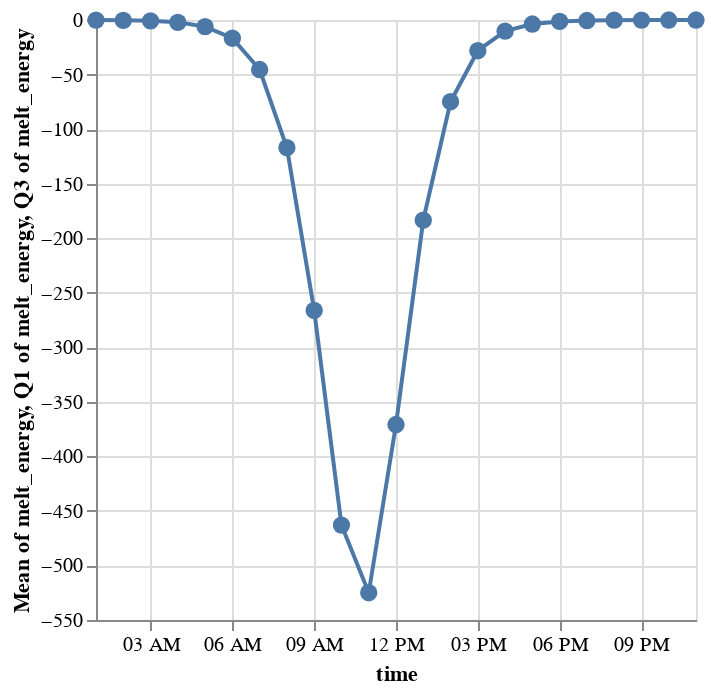

The notebook cell this image was saved under:
### Code cell
src1 = src1_sigmoided.diff('time').to_dataframe().dropna().reset_index().dropna()
mm_hr = src1.surface
snowmelt_m_per_s = mm_hr / (60*60)
snow_density = 430 * units("kg/m^3")
specific_heat_of_fusion = 334 * units("kJ/kg")

melt_energy = (   
    (
        snowmelt_m_per_s.values * units("m^3/s") * snow_density * specific_heat_of_fusion
    ) / (1*units("m^2"))
).to("W/m^2")
src1['melt_energy'] = melt_energy.magnitude

alt.Chart(src1).mark_circle(size=75).encode(
    alt.X('time:T'),
    alt.Y('mean(melt_energy):Q')
)+ alt.Chart(src1).mark_rule(color='#1f77b4').encode(
    alt.X('time:T'),
    alt.Y('q1(melt_energy):Q'),
    alt.Y2('q3(melt_energy):Q')
) + alt.Chart(src1).mark_line().encode(
    alt.X('time:T'),
    alt.Y('mean(melt_energy):Q')
)

### Figure 1 — Vega-Lite specification as saved in the notebook (floating-point values rounded to 4 significant figures)
{"config": {"view": {"continuousWidth": 300, "continuousHeight": 300}}, "layer": [{"mark": {"type": "circle", "size": 75}, "encoding": {"x": {"field": "time", "type": "temporal"}, "y": {"aggregate": "mean", "field": "melt_energy", "type": "quantitative"}}}, {"mark": {"type": "rule", "color": "#1f77b4"}, "encoding": {"x": {"field": "time", "type": "temporal"}, "y": {"aggregate": "q1", "field": "melt_energy", "type": "quantitative"}, "y2": {"aggregate": "q3", "field": "melt_energy"}}}, {"mark": {"type": "line"}, "encoding": {"x": {"field": "time", "type": "temporal"}, "y": {"aggregate": "mean", "field": "melt_energy", "type": "quantitative"}}}], "data": {"name": "data-2111ec367e85c10eaf840a73b4f6ac9d"}, "$schema": "https://vega.github.io/schema/vega-lite/v5.20.1.json", "datasets": {"data-2111ec367e85c10eaf840a73b4f6ac9d": [{"time": "2023-05-17T01:00:00", "y": -8, "x": 14.5, "surface": -2.485e-06, "melt_energy": -0.09915}, {"time": "2023-05-17T02:00:00", "y": -8, "x": 14.5, "surface": -6.952e-06, "melt_energy": -0.2773}, {"time": "2023-05-17T03:00:00", "y": -8, "x": 14.5, "surface": -1.944e-05, "melt_energy": -0.7756}, {"time": "2023-05-17T04:00:00", "y": -8, "x": 14.5, "surface": -5.431e-05, "melt_energy": -2.167}, {"time": "2023-05-17T05:00:00", "y": -8, "x": 14.5, "surface": -0.0001514, "melt_energy": -6.039}, {"time": "2023-05-17T06:00:00", "y": -8, "x": 14.5, "surface": -0.0004189, "melt_energy": -16.71}, {"time": "2023-05-17T07:00:00", "y": -8, "x": 14.5, "surface": -0.001137, "melt_energy": -45.38}, {"time": "2023-05-17T08:00:00", "y": -8, "x": 14.5, "surface": -0.002935, "melt_energy": -117.1}, {"time": "2023-05-17T09:00:00", "y": -8, "x": 14.5, "surface": -0.006672, "melt_energy": -266.2}, {"time": "2023-05-17T10:00:00", "y": -8, "x": 14.5, "surface": -0.01161, "melt_energy": -463.0}, {"time": "2023-05-17T11:00:00", "y": -8, "x": 14.5, "surface": -0.01316, "melt_energy": -525.0}, {"time": "2023-05-17T12:00:00", "y": -8, "x": 14.5, "surface": -0.009295, "melt_energy": -370.8}, {"time": "2023-05-17T13:00:00", "y": -8, "x": 14.5, "surface": -0.004599, "melt_energy": -183.5}, {"time": "2023-05-17T14:00:00", "y": -8, "x": 14.5, "surface": -0.001878, "melt_energy": -74.91}, {"time": "2023-05-17T15:00:00", "y": -8, "x": 14.5, "surface": -0.0007058, "melt_energy": -28.16}, {"time": "2023-05-17T16:00:00", "y": -8, "x": 14.5, "surface": -0.000257, "melt_energy": -10.25}, {"time": "2023-05-17T17:00:00", "y": -8, "x": 14.5, "surface": -9.246e-05, "melt_energy": -3.688}, {"time": "2023-05-17T18:00:00", "y": -8, "x": 14.5, "surface": -3.312e-05, "melt_energy": -1.321}, {"time": "2023-05-17T19:00:00", "y": -8, "x": 14.5, "surface": -1.185e-05, "melt_energy": -0.4727}, {"time": "2023-05-17T20:00:00", "y": -8, "x": 14.5, "surface": -4.237e-06, "melt_energy": -0.169}, {"time": "2023-05-17T21:00:00", "y": -8, "x": 14.5, "surface": -1.515e-06, "melt_energy": -0.06042}, {"time": "2023-05-17T22:00:00", "y": -8, "x": 14.5, "surface": -5.414e-07, "melt_energy": -0.0216}, {"time": "2023-05-17T23:00:00", "y": -8, "x": 14.5, "surface": -1.935e-07, "melt_energy": -0.00772}]}}
